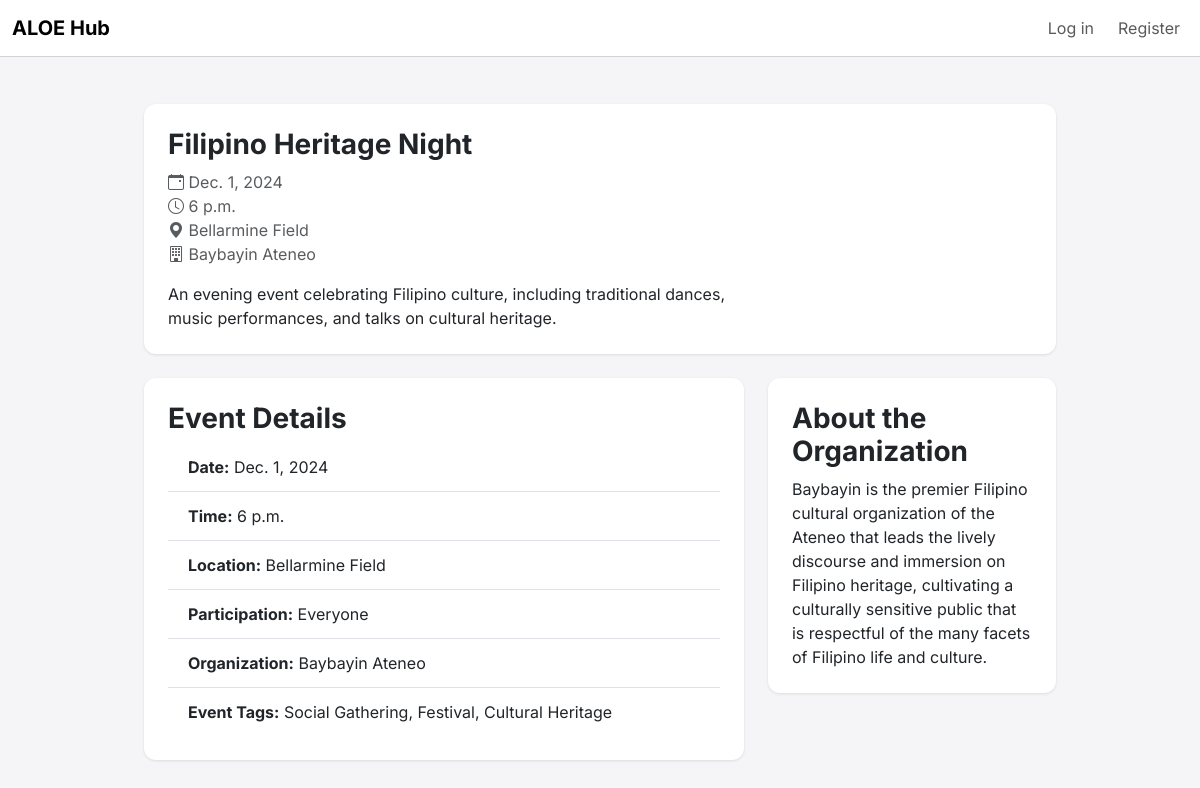
The page /events/3/ on the database its author committed.
### events/models.py (models this page shows, shortened)
class Event(models.Model):
    PARTICIPATION_CHOICES = [
        ('everyone', 'Everyone'),
        ('members', 'Members Only'),
        ('ateneans', 'Ateneans Only'),
    ]
    title = models.CharField(max_length=200)
    description = models.TextField()
    date = models.DateField()
    time = models.TimeField()
    location = models.CharField(max_length=200)
    participation = models.CharField(max_length=10, choices=PARTICIPATION_CHOICES, default='everyone')
    favorited_by = models.ManyToManyField(User, related_name='favorited_events', blank=True)
    organized_by = models.ForeignKey(
        'organizations.Organization',
        on_delete=models.SET_NULL,
        null=True,
        blank=True,
        related_name='organized_events'
    )
    tags = models.ManyToManyField(Tag, related_name='events')
    created_at = models.DateTimeField(auto_now_add=True)
    updated_at = models.DateTimeField(auto_now=True)

### organizations/models.py (models this page shows, shortened)
class Organization(models.Model):
    COA = 'COA'
    LIONS = 'LIONS'
    OTHER = 'OTHER'
    CATEGORY_CHOICES = [
        (COA, 'COA'),
        (LIONS, 'LIONS'),
        (OTHER, 'Other'),
    ]
    org_code = models.CharField(max_length=10, unique=True)
    name = models.CharField(max_length=200)
    description = models.TextField()
    category = models.CharField(
        max_length=10,
        choices=CATEGORY_CHOICES,
        default=OTHER,
    )
    created_at = models.DateTimeField(auto_now_add=True)
    updated_at = models.DateTimeField(auto_now=True)

### tags/models.py (models this page shows, shortened)
class Tag(models.Model):
    TAG_CATEGORIES = [
        ('event_type', 'Event Type'),
        ('event_theme', 'Event Theme'),
    ]
    name = models.CharField(max_length=50, unique=True)
    tag_category = models.CharField(
        max_length=50,
        choices=TAG_CATEGORIES,
        default='event_type',
    )

### events/views.py (the view)
# urls.py: path('<int:event_id>/', views.event_detail, name='event-detail'),
def event_detail(request, event_id):
    event = get_object_or_404(Event, id=event_id)
    return render(request, 'events/event_detail.html', {'event': event})

### templates/events/event_detail.html (shortened to what this page needs)
{% extends 'base.html' %}
{% block content %}
<div class="container mt-5">
    <div class="card mb-4">
        <div class="card-body">
            <div class="row">
                <div class="col-md-8">
                    <h2 class="card-title">{{ event.title }}</h2>
                    <p class="card-text text-muted">
                        <i class="bi bi-calendar-event"></i> {{ event.date }}<br>
                        <i class="bi bi-clock"></i> {{ event.time }}<br>
                        <i class="bi bi-geo-alt-fill"></i> {{ event.location }}<br>
                        <i class="bi bi-building"></i> {{ event.organized_by.name }}
                    </p>
                    <p class="card-text">{{ event.description }}</p>
                </div>
                <div class="col-md-4 text-end">
                </div>
            </div>
        </div>
    </div>
    <div class="row">
        <div class="col-md-8">
            <div class="card mb-4">
                <div class="card-body">
                    <h4 class="card-title">Event Details</h4>
                    <ul class="list-group list-group-flush">
                        <li class="list-group-item"><strong>Date:</strong> {{ event.date }}</li>
                        <li class="list-group-item"><strong>Time:</strong> {{ event.time }}</li>
                        <li class="list-group-item"><strong>Location:</strong> {{ event.location }}</li>
                        <li class="list-group-item"><strong>Participation:</strong> {{ event.get_participation_display }}</li>
                        <li class="list-group-item"><strong>Organization:</strong> {{ event.organized_by.name }}</li>
                        <li class="list-group-item"><strong>Event Tags:</strong> {% for tag in event.tags.all %}
                    {{ tag.name }}{% if not forloop.last %}, {% endif %}
                {% endfor %}</li>
            </ul>
                </div>
            </div>
        </div>
        <div class="col-md-4">
            <div class="card mb-4">
                <div class="card-body">
                    <h4 class="card-title">About the Organization</h4>
                    <p class="card-text">{{ event.organized_by.description }}</p>
                </div>
            </div>
        </div>
    </div>
</div>
{% endblock %}

### static/css/styles.css (style rules this page uses)
:root { --bs-primary: #001196; }
body { font-family: 'Inter', sans-serif; background-color: #f5f5f7; color: #1d1d1f; padding-top: 56px; }
.card { border: none; border-radius: 12px; box-shadow: 0 1px 3px rgba(0, 0, 0, 0.1); }
.card-body { padding: 1.5rem; }
.card-title { font-size: 1.75rem; font-weight: 700; }
.card-text { font-size: 1rem; line-height: 1.5; }
.container { max-width: 960px; }
.list-group-item { font-size: 1rem; padding: 0.75rem 1.25rem; }

### templates/base.html (style rules this page uses)
body { font-family: 'Inter', sans-serif; }

### rows shown on the page
Event: title "Filipino Heritage Night", date "Dec. 1, 2024", time "6 p.m.", location "Bellarmine Field", organized_by.name "Baybayin Ateneo", description "An evening event celebrating Filipino culture, including traditional dances, music performances, and talks on cultural heritage.", participation "Everyone", organized_by.description "Baybayin is the premier Filipino cultural organization of the Ateneo that leads the lively discourse and immersion on Filipino heritage, cultivating a culturally sensitive public that is respectful of the many facets of Filipino life and culture."
Tag: name "Social Gathering"
Tag: name "Festival"
Tag: name "Cultural Heritage"
